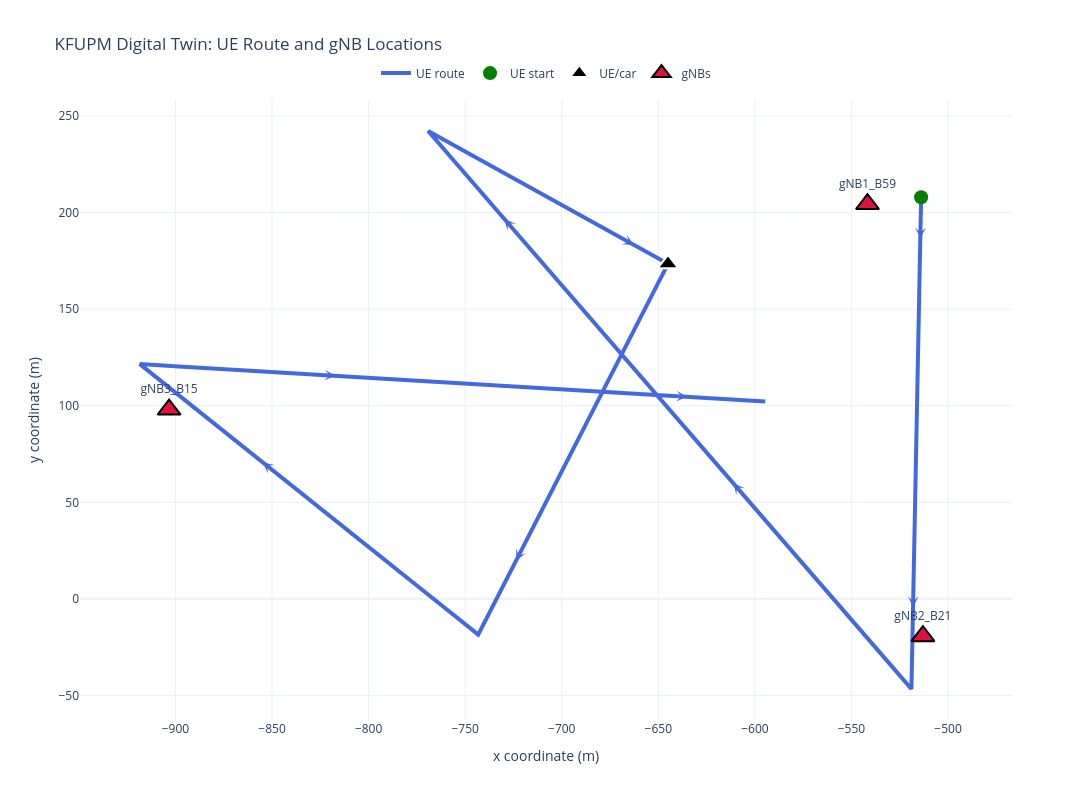

The cell this chart's notebook holds for it:
### Code cell
import plotly.graph_objects as go
import numpy as np

fig = go.Figure()

# UE route
fig.add_trace(
    go.Scatter(
        x=ue_route[:, 0],
        y=ue_route[:, 1],
        mode="lines",
        name="UE route",
        line=dict(color="royalblue", width=4),
    )
)

# Route start
fig.add_trace(
    go.Scatter(
        x=[ue_route[0, 0]],
        y=[ue_route[0, 1]],
        mode="markers",
        name="UE start",
        marker=dict(color="green", size=14, symbol="circle"),
    )
)

# Moving car/UE marker
fig.add_trace(
    go.Scatter(
        x=[ue_route[len(ue_route)//2, 0]],
        y=[ue_route[len(ue_route)//2, 1]],
        mode="markers",
        name="UE/car",
        marker=dict(
            color="black",
            size=18,
            symbol="triangle-up",
            line=dict(color="white", width=2),
        ),
    )
)

# gNBs
gnb_x = [p[0] for p in gnb_positions.values()]
gnb_y = [p[1] for p in gnb_positions.values()]
gnb_names = list(gnb_positions.keys())

fig.add_trace(
    go.Scatter(
        x=gnb_x,
        y=gnb_y,
        mode="markers+text",
        name="gNBs",
        text=gnb_names,
        textposition="top center",
        marker=dict(
            color="crimson",
            size=20,
            symbol="triangle-up",
            line=dict(color="black", width=2),
        ),
    )
)

# Route direction arrows
for i in range(0, len(ue_route) - 1, max(1, len(ue_route)//8)):
    p0 = ue_route[i]
    p1 = ue_route[i + 1]

    fig.add_annotation(
        x=p1[0],
        y=p1[1],
        ax=p0[0],
        ay=p0[1],
        xref="x",
        yref="y",
        axref="x",
        ayref="y",
        showarrow=True,
        arrowhead=3,
        arrowsize=1.2,
        arrowwidth=1.5,
        arrowcolor="royalblue",
    )

fig.update_layout(
    title="KFUPM Digital Twin: UE Route and gNB Locations",
    xaxis_title="x coordinate (m)",
    yaxis_title="y coordinate (m)",
    width=1100,
    height=800,
    template="plotly_white",
    legend=dict(
        orientation="h",
        yanchor="bottom",
        y=1.02,
        xanchor="center",
        x=0.5,
    ),
)

fig.update_yaxes(scaleanchor="x", scaleratio=1)

fig.show()

### Figure 1 — Plotly figure (JSON) as saved in the notebook; plotly's stock layout.template omitted (floating-point values rounded to 4 significant figures)
{"data": [{"line": {"color": "royalblue", "width": 4}, "mode": "lines", "name": "UE route", "type": "scatter", "x": [-513.9, -514.3, -514.8, -515.2, -515.6, -516.0, -516.4, -516.9, -517.3, -517.7, -518.1, -518.5, -518.9, -532.1, -545.3, -558.4, -571.6, -584.8, -598.0, -611.1, -624.3, -637.5, -650.6, -663.8, -677.0, -690.1, -703.3, -716.5, -729.7, -742.8, -756.0, -769.2, -751.4, -733.7, -715.9, -698.2, -680.5, -662.7, -645.0, -654.8, -664.6, -674.5, -684.3, -694.1, -703.9, -713.8, -723.6, -733.4, -743.2, -759.2, -775.1, -791.0, -807.0, -822.9, -838.8, -854.7, -870.7, -886.6, -902.5, -918.4, -898.2, -878.0, -857.7, -837.5, -817.3, -797.0, -776.8, -756.5, -736.3, -716.1, -695.8, -675.6, -655.3, -635.1, -614.9, -594.6], "y": [208.0, 186.7, 165.5, 144.3, 123.1, 101.9, 80.65, 59.43, 38.21, 16.99, -4.225, -25.44, -46.66, -31.46, -16.25, -1.046, 14.16, 29.37, 44.57, 59.78, 74.98, 90.19, 105.4, 120.6, 135.8, 151.0, 166.2, 181.4, 196.6, 211.8, 227.0, 242.2, 232.4, 222.6, 212.8, 202.9, 193.1, 183.3, 173.5, 154.3, 135.1, 115.9, 96.68, 77.49, 58.3, 39.1, 19.91, 0.7166, -18.48, -5.747, 6.982, 19.71, 32.44, 45.17, 57.9, 70.63, 83.36, 96.09, 108.8, 121.5, 120.3, 119.1, 117.9, 116.7, 115.5, 114.3, 113.1, 111.9, 110.7, 109.5, 108.2, 107.0, 105.8, 104.6, 103.4, 102.2]}, {"marker": {"color": "green", "size": 14, "symbol": "circle"}, "mode": "markers", "name": "UE start", "type": "scatter", "x": [-513.9], "y": [208.0]}, {"marker": {"color": "black", "line": {"color": "white", "width": 2}, "size": 18, "symbol": "triangle-up"}, "mode": "markers", "name": "UE/car", "type": "scatter", "x": [-645.0], "y": [173.5]}, {"marker": {"color": "crimson", "line": {"color": "black", "width": 2}, "size": 20, "symbol": "triangle-up"}, "mode": "markers+text", "name": "gNBs", "text": ["gNB1_B59", "gNB2_B21", "gNB3_B15"], "textposition": "top center", "type": "scatter", "x": [-541.7, -513, -903.3], "y": [204.4, -19.3, 98]}], "layout": {"annotations": [{"arrowcolor": "royalblue", "arrowhead": 3, "arrowsize": 1.2, "arrowwidth": 1.5, "ax": -513.9, "axref": "x", "ay": 208.0, "ayref": "y", "showarrow": true, "x": -514.3, "xref": "x", "y": 186.7, "yref": "y"}, {"arrowcolor": "royalblue", "arrowhead": 3, "arrowsize": 1.2, "arrowwidth": 1.5, "ax": -517.7, "axref": "x", "ay": 16.99, "ayref": "y", "showarrow": true, "x": -518.1, "xref": "x", "y": -4.225, "yref": "y"}, {"arrowcolor": "royalblue", "arrowhead": 3, "arrowsize": 1.2, "arrowwidth": 1.5, "ax": -598.0, "axref": "x", "ay": 44.57, "ayref": "y", "showarrow": true, "x": -611.1, "xref": "x", "y": 59.78, "yref": "y"}, {"arrowcolor": "royalblue", "arrowhead": 3, "arrowsize": 1.2, "arrowwidth": 1.5, "ax": -716.5, "axref": "x", "ay": 181.4, "ayref": "y", "showarrow": true, "x": -729.7, "xref": "x", "y": 196.6, "yref": "y"}, {"arrowcolor": "royalblue", "arrowhead": 3, "arrowsize": 1.2, "arrowwidth": 1.5, "ax": -680.5, "axref": "x", "ay": 193.1, "ayref": "y", "showarrow": true, "x": -662.7, "xref": "x", "y": 183.3, "yref": "y"}, {"arrowcolor": "royalblue", "arrowhead": 3, "arrowsize": 1.2, "arrowwidth": 1.5, "ax": -713.8, "axref": "x", "ay": 39.1, "ayref": "y", "showarrow": true, "x": -723.6, "xref": "x", "y": 19.91, "yref": "y"}, {"arrowcolor": "royalblue", "arrowhead": 3, "arrowsize": 1.2, "arrowwidth": 1.5, "ax": -838.8, "axref": "x", "ay": 57.9, "ayref": "y", "showarrow": true, "x": -854.7, "xref": "x", "y": 70.63, "yref": "y"}, {"arrowcolor": "royalblue", "arrowhead": 3, "arrowsize": 1.2, "arrowwidth": 1.5, "ax": -837.5, "axref": "x", "ay": 116.7, "ayref": "y", "showarrow": true, "x": -817.3, "xref": "x", "y": 115.5, "yref": "y"}, {"arrowcolor": "royalblue", "arrowhead": 3, "arrowsize": 1.2, "arrowwidth": 1.5, "ax": -655.3, "axref": "x", "ay": 105.8, "ayref": "y", "showarrow": true, "x": -635.1, "xref": "x", "y": 104.6, "yref": "y"}], "height": 800, "legend": {"orientation": "h", "x": 0.5, "xanchor": "center", "y": 1.02, "yanchor": "bottom"}, "title": {"text": "KFUPM Digital Twin: UE Route and gNB Locations"}, "width": 1100, "xaxis": {"title": {"text": "x coordinate (m)"}}, "yaxis": {"scaleanchor": "x", "scaleratio": 1, "title": {"text": "y coordinate (m)"}}}}
